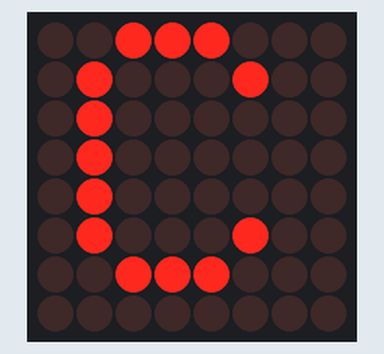
Bench run of a sketch on a simulated Arduino Uno, built with avr-gcc and run on an emulated ATmega328P. On the bench: 8×8 LED matrix.

Above: at 0.16 s.
At 1.4 s:
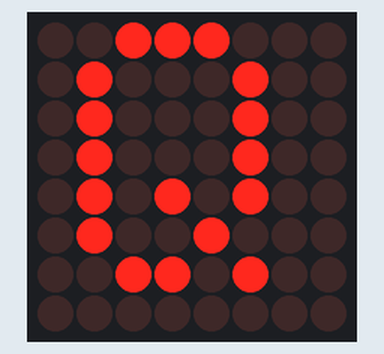
At 10.31 s:
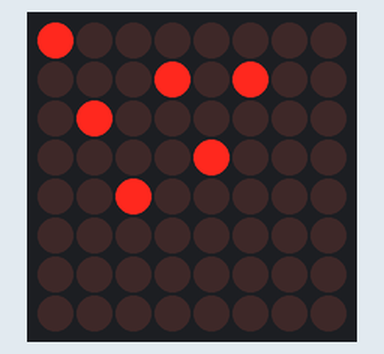
At 19.21 s:
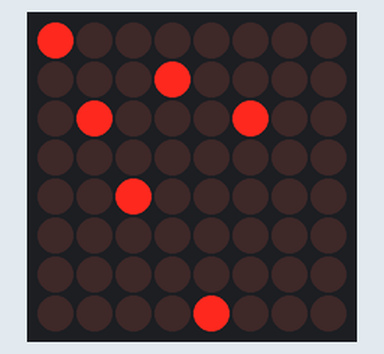
At 28.29 s:
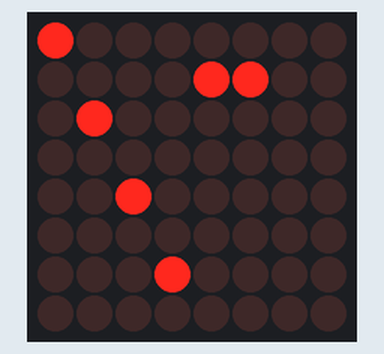
At 39.44 s:
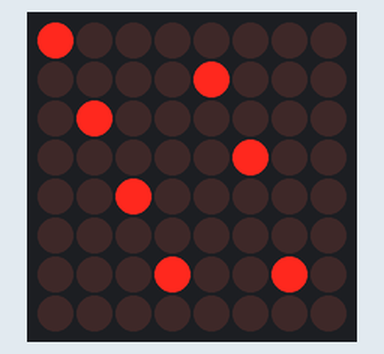

The sketch:

8_QUEENS_PROBLEM.ino
```cpp
// (licence header left out)
// Libraries
#include <LedControlMS.h>

// Declare methods
void initSolution();
void printBoard();
void showBoard();
bool solve_NQueens();
bool solve_aux(int col);
bool is_safe(int row,int col);

// Maximun of matrix that the system will control
#define matrix_Num 1
#define N 8
#define t 60

/* --------------------------------------------------------------------------
     * Create a new controler
     * Params :
     * dataPin    pin on the Arduino where data gets shifted out
     * clockPin   pin for the clock
     * csPin      pin for selecting the device
     * numDevices maximum number of devices that can be controled

    LedControl(int dataPin DIN:12, int clkPin CLK:11, int csPin CS:10, int numDevices=1);
   --------------------------------------------------------------------------*/

// Create an instance of LedControl
LedControl led_matrix = LedControl(12,11,10,matrix_Num);

int board[N][N]= { {0,0,0,0},
                   {0,0,0,0},
                   {0,0,0,0},
                   {0,0,0,0}};
int *sol = calloc(N,sizeof(int));
bool permisson = true;

void setup() {

  /*--------------------------------------------------------------------------
                    QUICK DOCUMENTATION OF LedControlMS.h
    --------------------------------------------------------------------------
     * Set the shutdown (power saving) mode for the device
     * Params :
     * addr  The address of the display to control
     * status If true the device goes into power-down mode. Set to false
     *    for normal operation.

    void shutdown(int addr, bool status);
     --------------------------------------------------------------------------
     * Set the brightness of the display.
     * Params:
     * addr		the address of the display to control
     * intensity	the brightness of the display. (0..15)

    void setIntensity(int addr, int intensity);
    --------------------------------------------------------------------------
     * Switch all Leds on the display off.
     * Params:
     * addr	address of the display to control

    void clearDisplay(int addr);
    -------------------------------------------------------------------------- */

    for(int i = 0; i < matrix_Num; i++){
        led_matrix.shutdown(i,false); // Activate the matrix
        led_matrix.setIntensity(i,8); // Set brigthness
        led_matrix.clearDisplay(i); // Clear display
    }

    Serial.begin(9600); // Init serial port for comunication
}

void loop() {
  if(permisson){
   initSolution();
   solve_NQueens();
   permisson = false;
  }
  // LLEGA A LA SOLUCION #3

}

// Shows the board into the led_matrix
void showBoard(){
  for(int col= 0; col<N; col++){
      // Muestra las posiciones donde hay una reina
      if(sol[col]!=-1){
          led_matrix.setLed(0,sol[col],col,true);
      }
  }
}

// Shows the board on console
void printBoard(){
  Serial.println("------BOARD STATUS-------");
    for(int row= 0; row<N; row++){
        for(int col = 0; col <N;col++){
            Serial.print("[");
            Serial.print(board[row][col],DEC);
            Serial.print("]");
        }
        Serial.println();
    }
    Serial.println("-------------------------");
}

// Init the solution array (By default takes -1 in each position)
void initSolution(){
  for (int col = 0; col < N;col++){
      sol[col] = -1;
  }
}

// Main function to solve the problem
bool solve_NQueens(){

    led_matrix.writeString(0,"CE 8QA");
    delay(100);

    //Serial.println(" << N QUEENS PROBLEM >>");
    if(!solve_aux(0)){
        Serial.println("Problem doesn't have solution! :(");
        return false;
    }

    Serial.println("Problem solved!");
    printBoard();
    return true;

}

// Backtracking function to solve the algorithm (RECURTION)
bool solve_aux(int col){

    //Serial.print("col->");
    //Serial.println(col,DEC);
    // This is the base case, if the alg can arrive there
    // is because the solution is complete
    if(col >= N)

        return true;
    // Iterates the board by rows
    for(int row = 0; row < N; row++){


        sol[col] = row;

        // Shows the movement of the queen
        led_matrix.clearDisplay(0);
        showBoard();
        delay(t);

        if(is_safe(row,col)){

            board[row][col]=1;
            //printBoard();


            // Recursive for place rest of the queens
            if(solve_aux(col+1))
                return true;

            // if placing the queen doesn't lead to a solution
            board[row][col]=0; //Backtrack
            sol[col]=-1; //Backtrack

            //Shows the movement of the queen
            led_matrix.clearDisplay(0);
            showBoard();
            //printBoard();
            delay(t);

        }

        sol[col]=-1; //Backtrack

        //Shows the movement of the queen
        led_matrix.clearDisplay(0);
        showBoard();
        //printBoard();
        delay(t);
    }
    return false;
}

void show_Collition(int row1,int col1,int row2,int col2){
  for(int a = 0; a<5;a++){
    led_matrix.setLed(0,row1,col1,true);
    led_matrix.setLed(0,row2,col2,true);
    delay(60);
    led_matrix.setLed(0,row1,col1,false);
    led_matrix.setLed(0,row2,col2,false);
    delay(60);
  }
}

// Indicates if a queen on i,j position is in danger or not
bool is_safe(int row, int col){

    int i, j;

    /* Check this row on left side */
    for (i = 0; i < col; i++){
        if (board[row][i]){
          show_Collition(row,col,row,i);
          return false;}}


    /* Check upper diagonal on left side */
    for (i=row, j=col; i>=0 && j>=0; i--, j--){
        if (board[i][j]){
          show_Collition(row,col,i,j);
          return false;}}


    /* Check lower diagonal on left side */
    for (i=row, j=col; j>=0 && i<N; i++, j--){
        if (board[i][j]){
          show_Collition(row,col,i,j);
          return false;}}


   return true;

}
```
